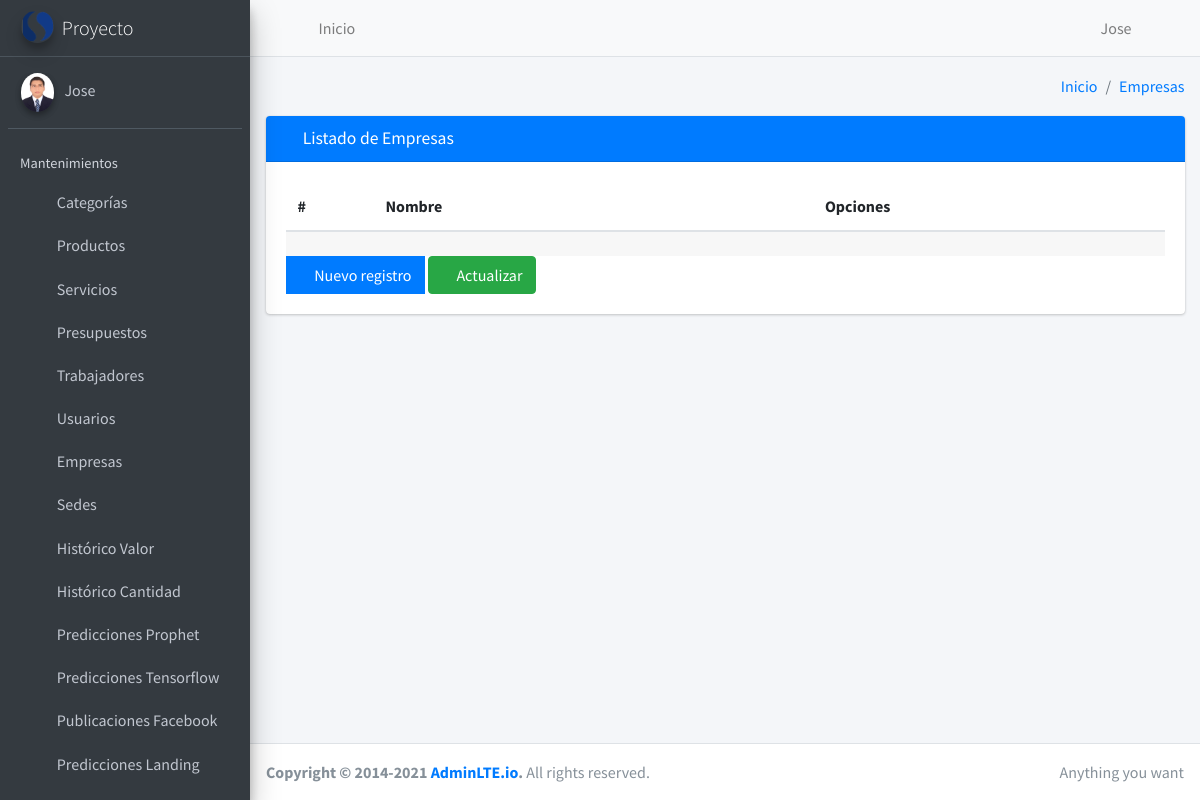
Screenshot of /crm/empresa/list/ (signed in) with the database file from the repository.
### core/user/models.py (models this page shows, shortened)
class User(AbstractUser):
    email=models.EmailField(unique=True,verbose_name="Email")
    image = models.ImageField(upload_to='users/%Y/%m/',null=True, blank=True, verbose_name="Imagen")
    sede=models.ForeignKey(Sede,on_delete=models.PROTECT,null=True,blank=True)
    empresa=models.ForeignKey(Empresa,on_delete=models.PROTECT,null=True,blank=True)
    def get_image(self):
        if self.image:
            return f'/{MEDIA_URL}{self.image}' if not "WEBSITE_HOSTNAME" in os.environ else f'{STATIC_URL_AZURE}/{MEDIA_URL}{self.image}'
        return f'{STATIC_URL}media/img/empty.png' if not "WEBSITE_HOSTNAME" in os.environ else f'{STATIC_URL_AZURE}{STATIC_URL}media/img/empty.png'

### core/crm/views/empresa/views.py (the view, shortened to what this page needs)
# urls.py: path('empresa/list/', EmpresaListView.as_view(), name='empresa_list'),
class EmpresaListView(LoginRequiredMixin, ValidatePermissionRequiredMixin, ListView):
    model = Empresa
    template_name = 'empresa/list.html'
    permission_required = 'crm.view_empresa'
    def get_context_data(self, **kwargs):
        context = super().get_context_data(**kwargs)
        context['title'] = 'Listado de Empresas'
        context['create_url'] = reverse_lazy('crm:empresa_create')
        context['list_url'] = reverse_lazy('crm:empresa_list')
        context['entity'] = 'Empresas'
        return context

### core/crm/mixins.py (called while the page is built)
    def get_perms(self):
        if isinstance(self.permission_required, str):
            perms= (self.permission_required,)
        else:
            perms= self.permission_required
        return perms

    def dispatch(self, request, *args, **kwargs):
        if request.user.has_perms(self.get_perms()):
            return super().dispatch(request, *args, **kwargs)
        messages.error(request, 'No tiene permiso para ingresar a este modulo')
        return HttpResponseRedirect(self.get_url_redirect())

### core/crm/templates/empresa/list.html (shortened to what this page needs)
{% extends 'list.html' %}
{% load static %}
{% block columnas %}
<tr>
  <th scope="col" style="width: 10%">#</th>
  <th scope="col" style="width: 50%">Nombre</th>
  <th scope="col" style="width: 40%">Opciones</th>
</tr>
{% endblock %}

### templates/vtc/header.html
<nav class="main-header navbar navbar-expand navbar-light">
    <ul class="navbar-nav">
        <li class="nav-item">
            <a class="nav-link" id="btn-collapse" data-widget="pushmenu-old" href="#" role="button"><i class="fas fa-bars"></i></a>
        </li>
        <li class="nav-item d-none d-sm-inline-block">
            <a href="/crm/dashboard/" class="nav-link">Inicio</a>
        </li>
    </ul>
    <ul class="navbar-nav ml-auto">
        <li class="nav-item">
            <a class="nav-link" href="#">
                <i class="fas fa-user"></i> {{request.user.username|title}}
            </a>
        </li>
        <li class="nav-item">
            <a class="nav-link" href="{% url 'logout' %}">
                <i class="fas fa-power-off" aria-hidden="true"></i>
            </a>
        </li>
    </ul>
</nav>

### templates/vtc/sidebar.html
{% load static %}
<aside class="main-sidebar sidebar-dark-gray elevation-4">
    <a href="{% url "crm:dashboard" %}" class="brand-link">
        <img src="{% static 'media/img/logo.png' %}"
             alt="Logo"
             class="brand-image img-circle elevation-3"
             style="opacity: .8">
        <span class="brand-text font-weight-light">Proyecto</span>
    </a>
    <div class="sidebar">
        <div class="user-panel mt-3 pb-3 mb-3 d-flex">
            <div class="image">
                <img src="{{user.get_image}}" class="img-circle elevation-2" alt="User Image">
            </div>
            <div class="info">
                <a href="#" class="d-block"> {% if user.is_authenticated %}
                  {{request.user.username|title}}
                  {% else %}
                  Sin iniciar sesión
                  {% endif %}
                  </a>
            </div>
        </div>
        <nav class="mt-2">
            <ul class="nav nav-pills nav-sidebar flex-column" data-widget="treeview" role="menu" data-accordion="false">
                <li class="nav-header">Mantenimientos</li>
                <li class="nav-item">
                    <a href="{% url 'crm:categoria_list' %}" class="nav-link">
                        <i class="nav-icon fas fa-truck-loading"></i>
                        <p>
                            Categorías
                        </p>
                    </a>
                </li>
                <li class="nav-item">
                    <a href="{% url "crm:producto_list" %}" class="nav-link">
                        <i class="nav-icon fas fa-boxes"></i>
                        <p>
                            Productos
                        </p>
                    </a>
                </li>
                <li class="nav-item">
                    <a href="{% url "crm:servicio_list" %}" class="nav-link">
                        <i class="nav-icon fas fa-truck-loading"></i>
                        <p>
                            Servicios
                        </p>
                    </a>
                </li>
                <li class="nav-item">
                    <a href="{% url "crm:presupuesto_list" %}" class="nav-link">
                        <i class="nav-icon fas fa-dollar-sign"></i>
                        <p>
                            Presupuestos
                        </p>
                    </a>
                </li>
                <li class="nav-item">
                    <a href="{% url "crm:trabajador_list" %}" class="nav-link">
                        <i class="nav-icon fas fa-users"></i>
                        <p>
                            Trabajadores
                        </p>
                    </a>
                </li>
                <li class="nav-item">
                    <a href="{% url "user:user_list" %}" class="nav-link">
                        <i class="nav-icon fas fa-user"></i>
                        <p>
                            Usuarios
                        </p>
                    </a>
                </li>
                <li class="nav-item">
                    <a href="{% url "crm:empresa_list" %}" class="nav-link">
                        <i class="nav-icon fas fa-building"></i>
                        <p>
                            Empresas
                        </p>
                    </a>
                </li>
                <li class="nav-item">
                    <a href="{% url "crm:sede_list" %}" class="nav-link">
                        <i class="nav-icon fas fa-home"></i>
                        <p>
                            Sedes
                        </p>
                    </a>
                </li>
                <li class="nav-item">
                    <a href="{% url "predictions:prediction_value" %}" class="nav-link">
                        <i class="nav-icon fas fa-history"></i>
                        <p>
                            Histórico Valor
                        </p>
                    </a>
                </li>
                <li class="nav-item">
                    <a href="{% url "predictions:prediction_quantity" %}" class="nav-link">
                        <i class="nav-icon fas fa-camera"></i>
                        <p>
                            Histórico Cantidad
                        </p>
                    </a>
                </li>
                <li class="nav-item">
                    <a href="{% url "predictions:predictions_view" %}" class="nav-link">
                        <i class="nav-icon fas fa-magic"></i>
                        <p>
                            Predicciones Prophet
                        </p>
                    </a>
                </li>
                <li class="nav-item">
                    <a href="{% url "predictions:predictions_view_thirty" %}" class="nav-link">
                        <i class="nav-icon fas fa-list"></i>
                        <p>
                            Predicciones Tensorflow
                        </p>
                    </a>
                </li>
                <li class="nav-item">
                    <a href="{% url "predictions:prediction_publication_facebook" %}" class="nav-link">
                        <i class="nav-icon fas fa-bell"></i>
                        <p>
                            Publicaciones Facebook
                        </p>
                    </a>
                </li>
                <li class="nav-item">
                    <a href="{% url "predictions:predictions_landing" %}" class="nav-link">
                        <i class="nav-icon fas fa-star"></i>
                        <p>
                            Predicciones Landing
                        </p>
                    </a>
                </li>
            </ul>
        </nav>
    </div>
</aside>

### rows the page displays
User: user.username "Jose", get_image (picture)

### other values shown
{{ entity }} "Empresas"
{{ title }} "Listado de Empresas"
